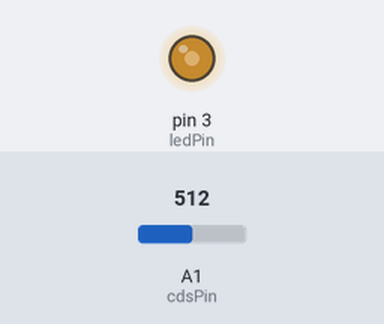
Bench run of a sketch on a simulated Arduino Uno, built with avr-gcc and run on an emulated ATmega328P. On the bench: output pins drawn as LEDs (lit = HIGH). The inputs (shaded band) are chosen by the test bench; at power-on: A1 (cdsPin) = 512.

Above: at 1.2 s.
1.3 s: A1 (cdsPin) set to 716
At 2.4 s:
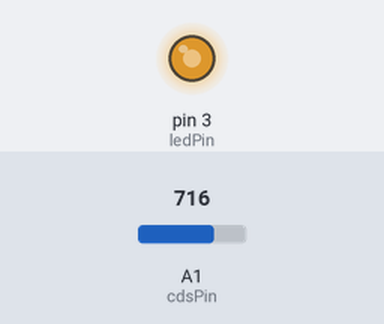
2.8 s: A1 (cdsPin) set to 900
At 3.5 s:
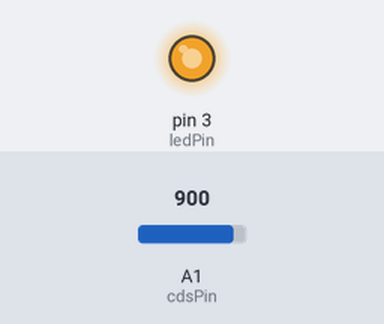
4.3 s: A1 (cdsPin) set to 122
At 4.7 s:
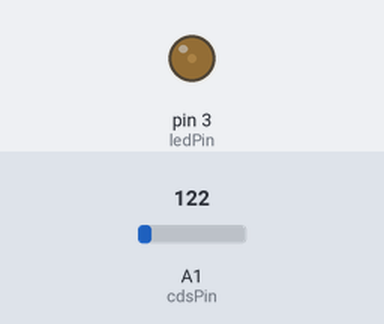
5.8 s: A1 (cdsPin) set to 0
At 7.0 s:
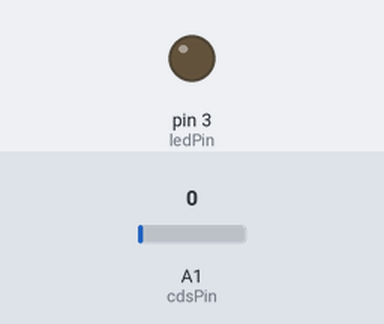
7.3 s: A1 (cdsPin) set to 511
At 8.2 s:
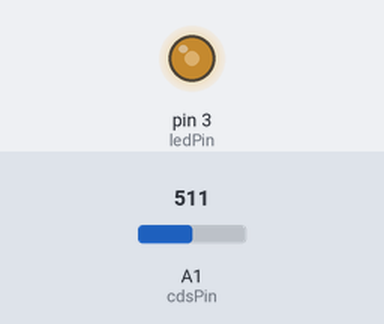
Timing chart, 0 to 9.8 s (numbered marks = the images above; inputs shaded):
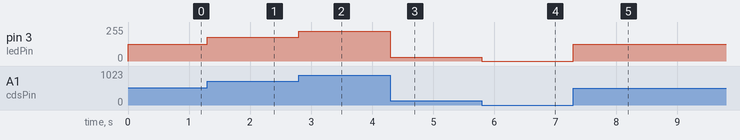

The sketch:

stainedglass_final.ino
```cpp
// Stained glass project with Dorothea
// v. 1.0
// May 14, 2020


int ledPin = 3;    // LED connected to digital pin 3 (PWM)
int cdsPin = 1;   // CDS sensor on A1
int lightLevel;

void setup() {
  // put your setup code here, to run once:
  pinMode(cdsPin, INPUT);
  pinMode(ledPin, OUTPUT);

}

void loop() {

  lightLevel = analogRead(cdsPin);  // read light sensor
  int x = map(lightLevel, 0, 1023, 0, 255);
    analogWrite(ledPin, x);

}
```

Measured:
- after the input at 1.3 s, pin 3 (ledPin): 127/255 → 178/255 at once
- after the input at 2.8 s, pin 3 (ledPin): 178/255 → 224/255 at once
- after the input at 4.3 s, pin 3 (ledPin): 224/255 → 30/255 at once
- after the input at 5.8 s, pin 3 (ledPin): 30/255 → 0/255 at once
- after the input at 7.3 s, pin 3 (ledPin): 0/255 → 127/255 at once
